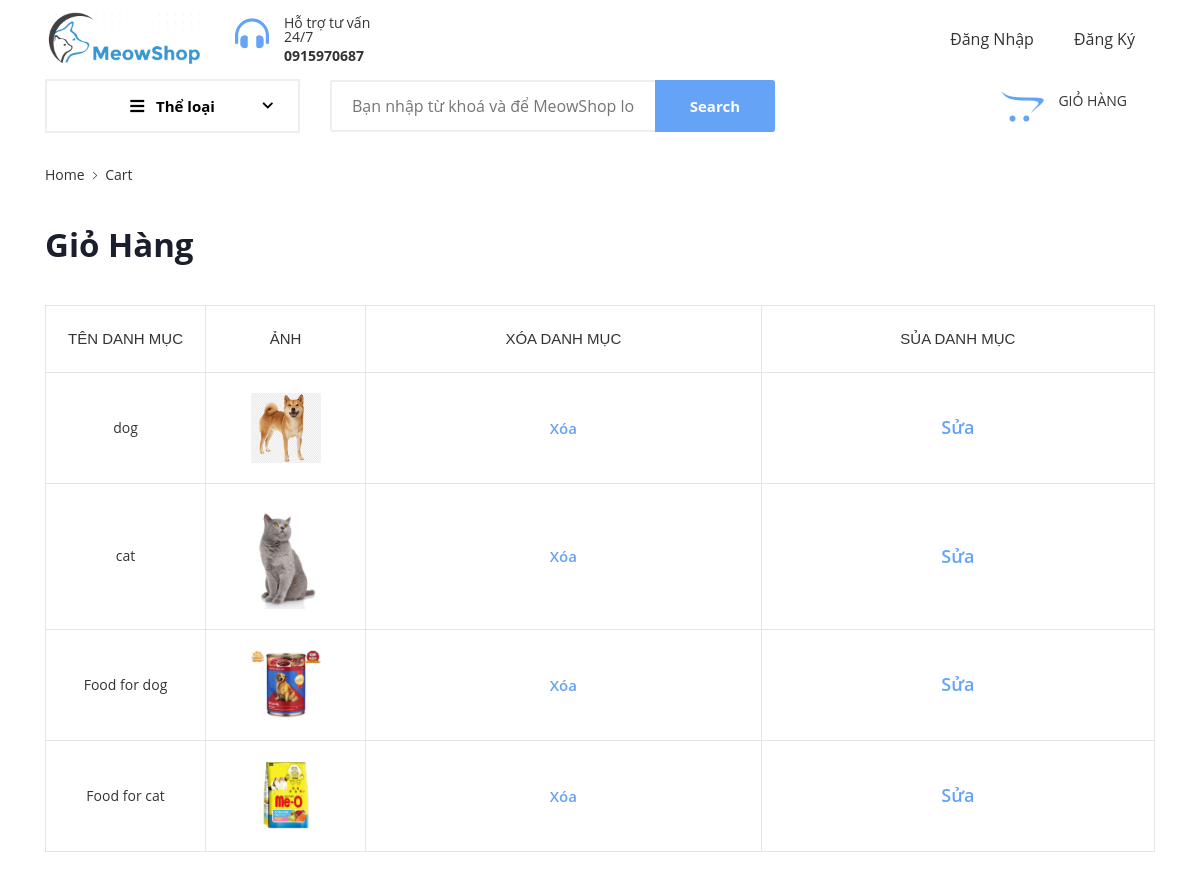
Page /website/danhmuc.php on the committed database.
### tables this page shows
CREATE TABLE `danhmuc` (
  `id` int(11) NOT NULL,
  `tendanhmuc` varchar(200) NOT NULL,
  `anh` mediumtext NOT NULL
);

### website/danhmuc.php (the view, shortened to what this page needs)
<!DOCTYPE html>
<html lang="zxx">
<head>
    <link rel="stylesheet" type="text/css" media="screen" href="css/plugins.css" />
    <link rel="stylesheet" type="text/css" media="screen" href="css/main.css" />
</head>
<body>
<div class="site-wrapper" id="top">
		<div class="site-header d-none d-lg-block">
		<?php include "menu.php" ?>
		<section class="breadcrumb-section">
			<div class="container">
				<div class="breadcrumb-contents">
					<nav aria-label="breadcrumb">
						<ol class="breadcrumb">
							<li class="breadcrumb-item"><a href="index.html">Home</a></li>
							<li class="breadcrumb-item active">Cart</li>
						</ol>
					</nav>
				</div>
			</div>
		</section>
		<main class="cart-page-main-block inner-page-sec-padding-bottom">
			<div class="cart_area cart-area-padding  ">
				<div class="container">
					<div class="page-section-title">
						<h1>Giỏ hàng</h1>
					</div>
					<div class="row">
						<div class="col-12">
								<div class="cart-table table-responsive mb--40">
									<table class="table">
										<thead>
											<tr>
												<th class="pro-thumbnail">Tên danh mục</th>
												<th class="pro-thumbnail">Ảnh</th>
												<th class="pro-price">Xóa danh mục</th>
												<th class="pro-quantity">Sủa danh mục</th>
											</tr>
										</thead>
										<tbody>
				<?php
				$conn=mysqli_connect("localhost","root","","banhang");
				$sql="SELECT * FROM danhmuc";
				$ketqua=mysqli_query($conn,$sql);
				while ($row = mysqli_fetch_assoc($ketqua)) {
                    echo '<tr>';
												echo'<td class="pro-thumbnail"><a href="hanghoa.php?iddanhmuc='.$row['id'].'" >'.$row['tendanhmuc'].'</a>
												</td>';
												echo'<td class="pro-thumbnail"><a href="#"><img
															src="'.$row['anh'].'" alt="Product"></a></td>';
												echo'<td class="pro-price"><span class="price"><a href="xoadm.php?id='.$row['id'].'" >Xóa</a></span></td>';
												echo'<td class="pro-quantity"> <span class="price"><a href="suadm.php?id='.$row['id'].'" >Sửa</a></span></td>';
												echo'</tr>';
				}
			?>
</tbody>
									</table>
								</div>
						</div>
					</div>
				</div>
			</div>
		</main>
            </body>
            </html>

### rows in the picture
danhmuc: tendanhmuc "dog", anh (picture)
danhmuc: tendanhmuc "cat", anh (picture)
danhmuc: tendanhmuc "Food for dog", anh (picture)
danhmuc: tendanhmuc "Food for cat", anh (picture)
